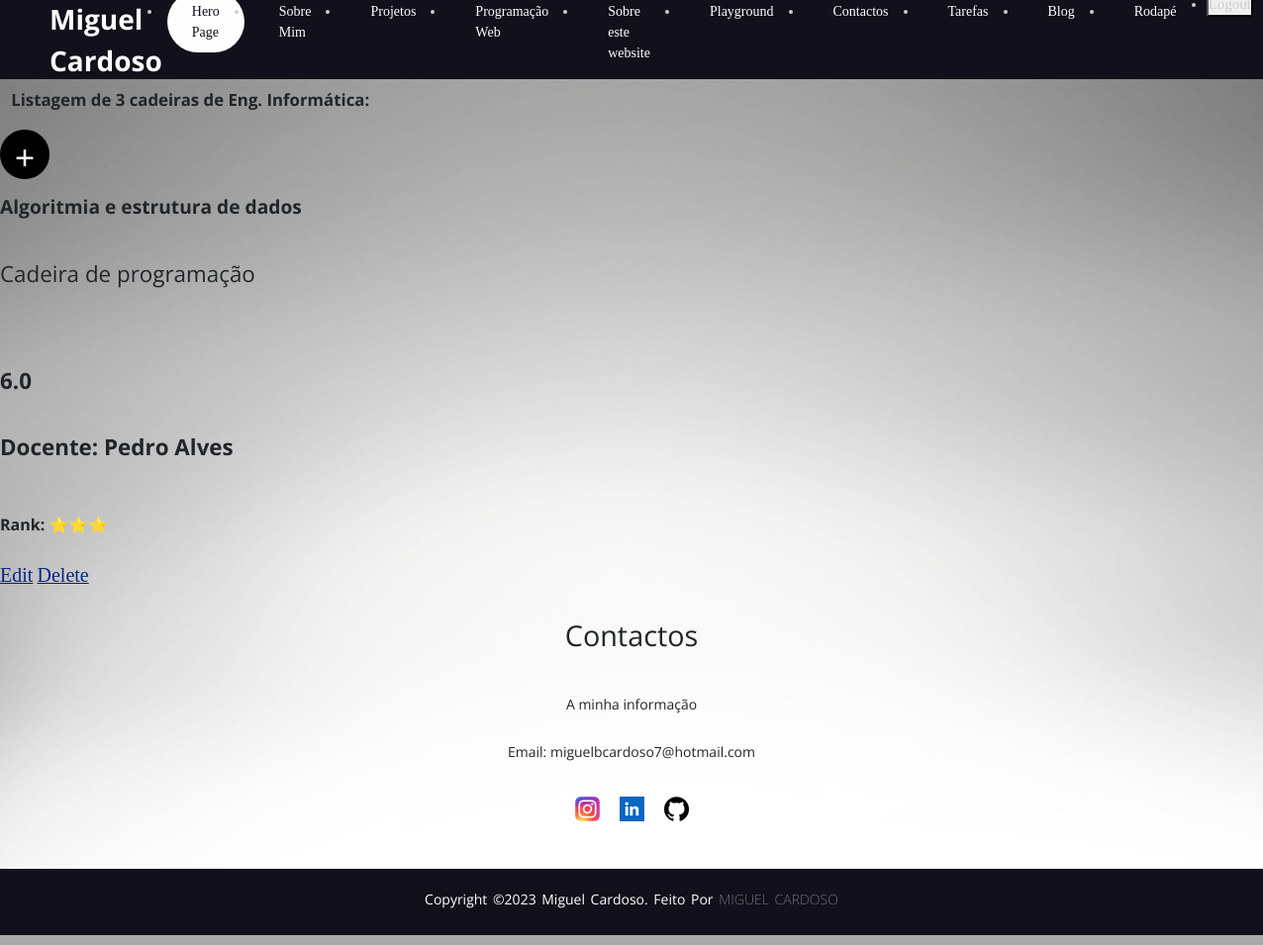
Before: /portfolio/licenciatura with the older database file.
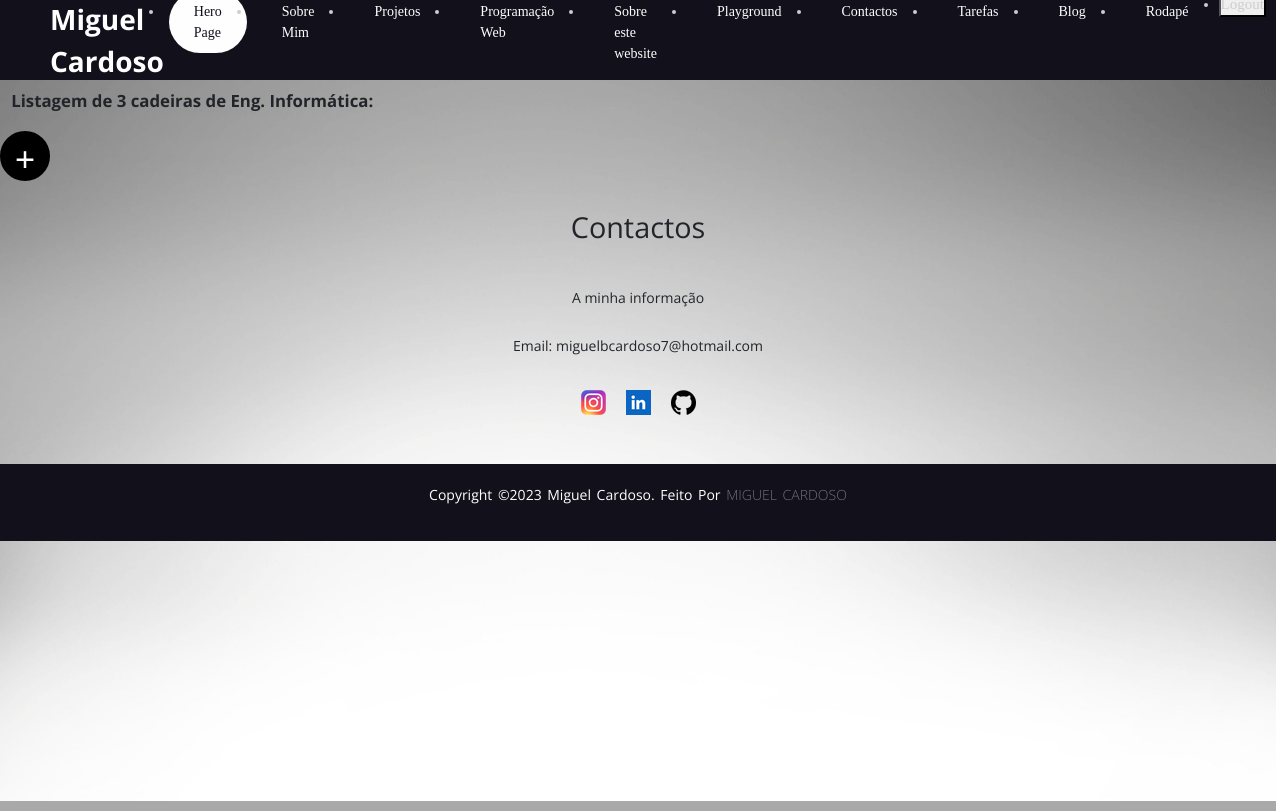
After: the same page with the newer database file.
### portfolio/models.py (models this page shows, shortened)
class CadeiraV2(models.Model):
    nome = models.CharField(max_length=55)
    descricao = models.TextField(max_length=300)
    ects = models.FloatField(default=5.0)
    ranking = models.IntegerField(default=4)
    professor = models.ForeignKey(ProfessorV2, on_delete=models.CASCADE)

class ProfessorV2(models.Model):
    nome = models.CharField(max_length=55)
    def __str__(self):
        return self.nome

### portfolio/views.py (the view)
# urls.py: path('licenciatura', views.licenciatura_view, name='licenciatura'),
def licenciatura_view(request):
    cadeiras = CadeiraV2.objects.all()
    context = {
        'cadeiras': cadeiras,
    }
    return render(request, 'portfolio/licenciatura.html', context)

### portfolio/templates/portfolio/licenciatura.html
{% extends 'portfolio/layout.html' %}
{% block main %}
<h1>Listagem de 3 cadeiras de Eng. Informática:</h1>
<div class="btn-novaCadeira">
    <a href="{% url 'portfolio:novaCadeira' %}">
        <button> + </button>
    </a>
</div>
{% for cadeira in cadeiras %}
<div>
    <h2>{{ cadeira.nome }}</h2>
    <br>
    <p>
        {{ cadeira.descricao }}
    </p>
    <br>
    <p>
        <br>
        <b>
            {{cadeira.ects}}
        </b>
        <br>
        <br>
        <b>
            Docente: {{ cadeira.professor}}
        </b>
        <br><br>
    </p>
    {% if cadeira.ranking <= 0 %} <b>Rank:</b> 👎🏻
        {% elif cadeira.ranking == 1 %}
        <b>Rank:</b> ⭐
        {% elif cadeira.ranking == 2 %}
        <b>Rank:</b> ⭐⭐
        {% elif cadeira.ranking == 3 %}
        <b>Rank:</b> ⭐⭐⭐
        {% elif cadeira.ranking == 4 %}
        <b>Rank:</b> ⭐⭐⭐⭐
        {% elif cadeira.ranking == 5 %}
        <b>Rank:</b> ⭐⭐⭐⭐⭐
        {% elif cadeira.ranking > 5 %}
        <b>Rank:</b> ⭐⭐⭐⭐⭐
        {% endif %}
        <br><br>
        <u><a href="{% url 'portfolio:editarCadeira' cadeira.id %}">Edit</a></u>
        <u><a href="{% url 'portfolio:apagarCadeira' cadeira.id %}">Delete</a></u>
</div>
{% endfor %}
{% load static %}
<link rel="stylesheet" href="{% static 'portfolio/css/licenciatura.css' %}">
<div class="footer-content">
    <h3>Contactos</h3>
    <p>A minha informação</p>
    <p>Email: miguelbcardoso7@hotmail.com</p>
    <ul class="socials">
        <li><a href="https://www.instagram.com/miguelbcardoso/"><img src="/media/instagram.png"></a></li>
        <li><a href="https://www.linkedin.com/in/miguelbcardoso/"><img src="/media/linkedin.png"></a></li>
        <li><a href="https://github.com/miguel-cardoso-a22102861"><img src="/media/githubrodape.png"></a></li>
    </ul>
</div>
<div class="footer-bottom" id="footer-bottom">
    <p>copyright &copy;2023 Miguel Cardoso. Feito por <span>Miguel Cardoso</span>
    </p>
</div>
{% endblock %}

### portfolio/templates/portfolio/layout.html (shortened to what this page needs)
<!DOCTYPE html>
<html lang="en">
<head>
    <link rel="stylesheet" href="https://maxcdn.bootstrapcdn.com/bootstrap/4.5.2/css/bootstrap.min.css">
    {% load static %}
    <link rel="stylesheet" href="{% static 'portfolio/css/styles.css' %}">
</head>
<header>
    <div class="logo">Miguel Cardoso
    </div>
    <nav class="nav-bar">
        <ul>
            <li>
                <a href="{% url 'portfolio:home' %}" class="active">Hero Page</a>
            </li>
            <div class="dropdown">
                <li><a href="{% url 'portfolio:home' %}">Sobre Mim</a></li>
            </div>
            <div class="dropdown">
                <li><a href="{% url 'portfolio:projetosPessoais' %}">Projetos</a></li>
            </div>
            <div class="dropdown">
                <li><a href="{% url 'portfolio:tecnologiasExistentes' %}">Programação Web</a></li>
            </div>
            <div class="dropdown">
                <li><a href="{% url 'portfolio:sobreWebsite' %}">Sobre este website</a></li>
            </div>
            <li><a href="{% url 'portfolio:playground' %}">Playground</a></li>
            <li><a href="{% url 'portfolio:contactos' %}">Contactos</a></li>
            <li><a href="{% url 'portfolio:tarefas' %}">Tarefas</a></li>
            <li><a href="{% url 'portfolio:blog' %}">Blog</a> </li>
            <li><a href="#footer-bottom">Rodapé</a></li>
            <li>
                <form class="logout-link" action="{% url 'accounts:logout' %}" method="post">
                    <button type="submit">Logout</button>
                </form>
            </li>
        </ul>
    </nav>
</header>
<main>
    {% block main %}
    {% endblock main %}
</main>
<footer>
</footer>
</html>

### portfolio/static/portfolio/css/styles.css (style rules this page uses)
* { box-sizing: border-box; margin: 0; padding: 0; font-family: 'Open Sans', sans-serif; }
@media all and (max-width: 1320px) { h1 { font-size: 0.8rem; } }
@media all and (max-width: 1320px) { h3 { font-size: 0.5rem; } }
@media all and (max-width: 1320px) { p { font-size: 1.4rem; } }
@media all and (max-width: 1320px) { .nav-bar ul li a { font-size: 6px; } }
h1 { display: block; font-size: 1.05em; margin-top: 0.67em; margin-bottom: 0.67em; margin-left: 0.67em; margin-right: 0; font-weight: bold; }
h3 { display: block; font-size: 1.17em; margin-top: 1em; margin-bottom: 1em; margin-left: 0; margin-right: 0; font-weight: bold; }
main { height: 90vh; background-repeat: no-repeat; background-position: center; background-size: cover; background-attachment: fixed; }
a { font-family: Libre Baskerville, serif; font-weight: 500; font-size: 20px; color: #072786; text-decoration: none; }
li, button { font-family: Libre Baskerville, serif; font-weight: 500; font-size: 15px; color: #cdcdcf; text-decoration: none; }
header { width: auto; height: 80px; background: #11101b; display: flex; align-items: center; justify-content: space-between; padding: 0 100px; }
.dropdown { position: relative; display: inline-block; }
.logo { font-size: 28px; font-weight: bold; cursor: pointer; margin-right: auto; color: white; }
.nav-bar ul { display: flex; }
.nav-bar ul li a { display: block; color: #fefefe; font-size: 20px; padding: 10px 25px; border-radius: 50px; transition: all 0.2s; margin: 0 5px; }
.nav-bar ul li a.active { color: #11101b; background: #fefefe; }
@media only screen and (max-width: 1320px) { header { padding: 0 50px; } }
@media only screen and (max-width: 1320px) { footer { position: fixed; bottom: 0; width: 100%; } }
@media only screen and (max-width: 1320px) { .nav-bar ul li a { font-size: 14px; } }
footer { position: absolute; background: darkgray; height: auto; width: 100vw; padding-top: 10px; color: #fff; bottom: 0; left: 0; right: 0; }
.footer-content { display: flex; align-items: center; justify-content: center; flex-direction: column; text-align: center; }
.footer-content h3 { font-size: 1.8rem; font-weight: 400; text-transform: capitalize; }
.footer-content p { max-width: 400px; margin: 10px auto; line-height: 28px; font-size: 14px; }
.socials { list-style: none; display: flex; align-items: center; justify-content: center; margin: 1rem 0 3rem 0; }
.socials li { margin: 0 10px; }
.socials a { text-decoration: none; color: #fff; }
.footer-bottom { background: #11101b; width: auto; padding: 20px 0; text-align: center; }
.footer-bottom p { text-transform: capitalize; font-size: 14px; word-spacing: 2px; text-transform: capitalize; color: white; }
.footer-bottom span { text-transform: uppercase; opacity: .4; font-weight: 200; }
.btn-novaCadeira { margin-top: 20px; }
.btn-novaCadeira a { text-decoration: none; }
.btn-novaCadeira button { color: white; cursor: pointer; font-weight: bold; font-size: 36px; border-radius: 50%; border-style: solid; border-width: 2px; background-color: black; height: 50px; width: 50px; }

### portfolio/static/portfolio/css/licenciatura.css (style rules this page uses)
.btn-novaCadeira { margin-top: 20px; }
.btn-novaCadeira a { text-decoration: none; }
.btn-novaCadeira button { color: white; cursor: pointer; font-weight: bold; font-size: 36px; border-radius: 50%; border-style: solid; border-width: 2px; background-color: black; height: 50px; width: 50px; }

Changed rows visible on the page:
removed CadeiraV2: nome "Algoritmia e estrutura de dados", descricao "Cadeira de programação", ects "6.0", professor "Pedro Alves", shows "Rank:"
